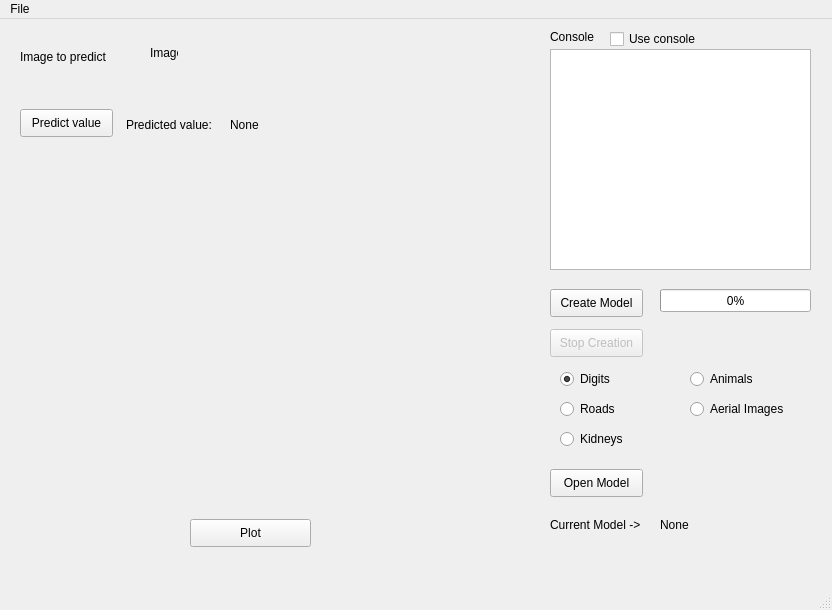
<?xml version="1.0" encoding="UTF-8"?>
<ui version="4.0">
 <class>MainWindow</class>
 <widget class="QMainWindow" name="MainWindow">
  <property name="geometry">
   <rect>
    <x>0</x>
    <y>0</y>
    <width>832</width>
    <height>610</height>
   </rect>
  </property>
  <property name="windowTitle">
   <string>MainWindow</string>
  </property>
  <widget class="QWidget" name="centralwidget">
   <widget class="QPushButton" name="createModelBtn">
    <property name="geometry">
     <rect>
      <x>550</x>
      <y>270</y>
      <width>93</width>
      <height>28</height>
     </rect>
    </property>
    <property name="cursor">
     <cursorShape>PointingHandCursor</cursorShape>
    </property>
    <property name="text">
     <string>Create Model</string>
    </property>
   </widget>
   <widget class="QPushButton" name="openModelBtn">
    <property name="geometry">
     <rect>
      <x>550</x>
      <y>450</y>
      <width>93</width>
      <height>28</height>
     </rect>
    </property>
    <property name="cursor">
     <cursorShape>PointingHandCursor</cursorShape>
    </property>
    <property name="text">
     <string>Open Model</string>
    </property>
    <property name="checkable">
     <bool>false</bool>
    </property>
    <property name="flat">
     <bool>false</bool>
    </property>
   </widget>
   <widget class="QProgressBar" name="progressBar">
    <property name="geometry">
     <rect>
      <x>660</x>
      <y>270</y>
      <width>151</width>
      <height>23</height>
     </rect>
    </property>
    <property name="cursor">
     <cursorShape>ArrowCursor</cursorShape>
    </property>
    <property name="value">
     <number>0</number>
    </property>
   </widget>
   <widget class="QTextEdit" name="textEdit">
    <property name="geometry">
     <rect>
      <x>550</x>
      <y>30</y>
      <width>261</width>
      <height>221</height>
     </rect>
    </property>
    <property name="readOnly">
     <bool>true</bool>
    </property>
   </widget>
   <widget class="QLabel" name="imageLabel">
    <property name="geometry">
     <rect>
      <x>150</x>
      <y>20</y>
      <width>28</width>
      <height>28</height>
     </rect>
    </property>
    <property name="text">
     <string>Image</string>
    </property>
   </widget>
   <widget class="QLabel" name="label_2">
    <property name="enabled">
     <bool>true</bool>
    </property>
    <property name="geometry">
     <rect>
      <x>550</x>
      <y>10</y>
      <width>101</width>
      <height>16</height>
     </rect>
    </property>
    <property name="text">
     <string>Console</string>
    </property>
   </widget>
   <widget class="QLabel" name="label_3">
    <property name="geometry">
     <rect>
      <x>20</x>
      <y>30</y>
      <width>121</width>
      <height>16</height>
     </rect>
    </property>
    <property name="text">
     <string>Image to predict</string>
    </property>
   </widget>
   <widget class="QPushButton" name="stopModelCreationBtn">
    <property name="enabled">
     <bool>false</bool>
    </property>
    <property name="geometry">
     <rect>
      <x>550</x>
      <y>310</y>
      <width>93</width>
      <height>28</height>
     </rect>
    </property>
    <property name="cursor">
     <cursorShape>PointingHandCursor</cursorShape>
    </property>
    <property name="text">
     <string>Stop Creation</string>
    </property>
   </widget>
   <widget class="QLabel" name="label">
    <property name="geometry">
     <rect>
      <x>550</x>
      <y>490</y>
      <width>101</width>
      <height>31</height>
     </rect>
    </property>
    <property name="text">
     <string>Current Model -&gt; </string>
    </property>
   </widget>
   <widget class="QLabel" name="currentModel">
    <property name="geometry">
     <rect>
      <x>660</x>
      <y>490</y>
      <width>161</width>
      <height>31</height>
     </rect>
    </property>
    <property name="text">
     <string>None</string>
    </property>
   </widget>
   <widget class="QLabel" name="label_5">
    <property name="geometry">
     <rect>
      <x>126</x>
      <y>90</y>
      <width>101</width>
      <height>31</height>
     </rect>
    </property>
    <property name="text">
     <string>Predicted value:</string>
    </property>
   </widget>
   <widget class="QLabel" name="predictedValue">
    <property name="geometry">
     <rect>
      <x>230</x>
      <y>90</y>
      <width>51</width>
      <height>31</height>
     </rect>
    </property>
    <property name="text">
     <string>None</string>
    </property>
   </widget>
   <widget class="QPushButton" name="predictValueBtn">
    <property name="geometry">
     <rect>
      <x>20</x>
      <y>90</y>
      <width>93</width>
      <height>28</height>
     </rect>
    </property>
    <property name="cursor">
     <cursorShape>PointingHandCursor</cursorShape>
    </property>
    <property name="text">
     <string>Predict value</string>
    </property>
   </widget>
   <widget class="QPushButton" name="plotBtn">
    <property name="geometry">
     <rect>
      <x>190</x>
      <y>500</y>
      <width>121</width>
      <height>28</height>
     </rect>
    </property>
    <property name="cursor">
     <cursorShape>PointingHandCursor</cursorShape>
    </property>
    <property name="text">
     <string>Plot</string>
    </property>
   </widget>
   <widget class="QWidget" name="verticalLayoutWidget">
    <property name="geometry">
     <rect>
      <x>20</x>
      <y>150</y>
      <width>501</width>
      <height>321</height>
     </rect>
    </property>
    <layout class="QVBoxLayout" name="plotLayout"/>
   </widget>
   <widget class="QRadioButton" name="roadsRadioBtn">
    <property name="geometry">
     <rect>
      <x>560</x>
      <y>380</y>
      <width>111</width>
      <height>20</height>
     </rect>
    </property>
    <property name="text">
     <string>Roads</string>
    </property>
   </widget>
   <widget class="QRadioButton" name="digitsRadioBtn">
    <property name="geometry">
     <rect>
      <x>560</x>
      <y>350</y>
      <width>95</width>
      <height>20</height>
     </rect>
    </property>
    <property name="text">
     <string>Digits</string>
    </property>
    <property name="checked">
     <bool>true</bool>
    </property>
   </widget>
   <widget class="QRadioButton" name="animalsRadioBtn">
    <property name="geometry">
     <rect>
      <x>690</x>
      <y>350</y>
      <width>95</width>
      <height>20</height>
     </rect>
    </property>
    <property name="text">
     <string>Animals</string>
    </property>
   </widget>
   <widget class="QCheckBox" name="useConsoleCheckBox">
    <property name="geometry">
     <rect>
      <x>610</x>
      <y>10</y>
      <width>101</width>
      <height>20</height>
     </rect>
    </property>
    <property name="text">
     <string>Use console</string>
    </property>
    <property name="checked">
     <bool>false</bool>
    </property>
    <property name="tristate">
     <bool>false</bool>
    </property>
   </widget>
   <widget class="QRadioButton" name="aerialImagesRadioBtn">
    <property name="geometry">
     <rect>
      <x>690</x>
      <y>380</y>
      <width>111</width>
      <height>20</height>
     </rect>
    </property>
    <property name="text">
     <string>Aerial Images</string>
    </property>
   </widget>
   <widget class="QRadioButton" name="kidneysRadioBtn">
    <property name="geometry">
     <rect>
      <x>560</x>
      <y>410</y>
      <width>95</width>
      <height>20</height>
     </rect>
    </property>
    <property name="text">
     <string>Kidneys</string>
    </property>
   </widget>
  </widget>
  <widget class="QMenuBar" name="menubar">
   <property name="geometry">
    <rect>
     <x>0</x>
     <y>0</y>
     <width>832</width>
     <height>26</height>
    </rect>
   </property>
   <widget class="QMenu" name="fileMenu">
    <property name="title">
     <string>File</string>
    </property>
    <addaction name="openAct"/>
    <addaction name="separator"/>
    <addaction name="exitAct"/>
   </widget>
   <addaction name="fileMenu"/>
  </widget>
  <widget class="QStatusBar" name="statusbar"/>
  <action name="exitAct">
   <property name="text">
    <string>Exit</string>
   </property>
   <property name="shortcut">
    <string>Ctrl+Q</string>
   </property>
  </action>
  <action name="openAct">
   <property name="text">
    <string>Open</string>
   </property>
   <property name="shortcut">
    <string>Ctrl+O</string>
   </property>
   <property name="shortcutVisibleInContextMenu">
    <bool>true</bool>
   </property>
  </action>
 </widget>
 <resources/>
 <connections/>
</ui>
